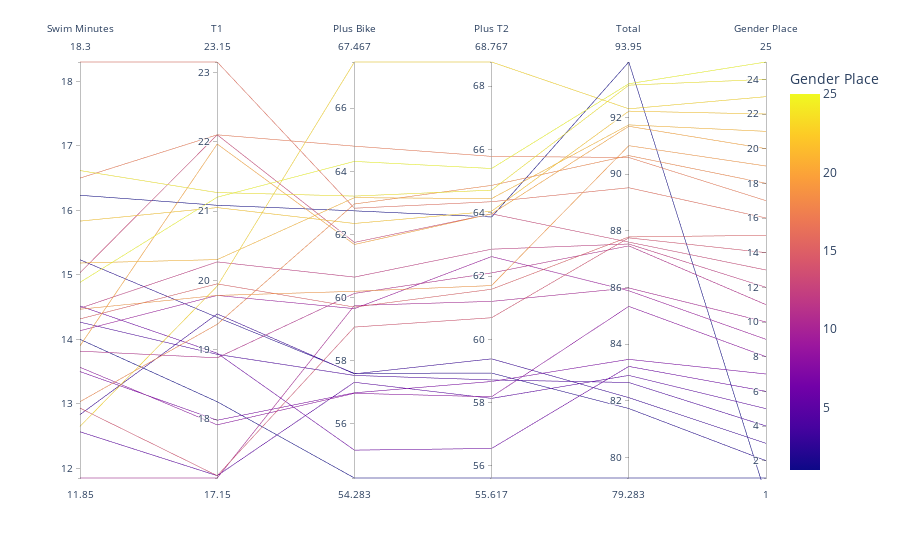

Notebook cell for this chart:
### Code cell
fig = px.parallel_coordinates(reduced2, color = "Gender Place", labels={"Swim in Minutes":"swim", "Swim+T1":"T1"})

fig.show()

### Figure 1 — Plotly figure (JSON) as saved in the notebook; plotly's stock layout.template omitted (floating-point values rounded to 4 significant figures)
{"data": [{"dimensions": [{"label": "Swim Minutes", "values": [14, 15.23, 12.83, 14.27, 12.57, 14.52, 13.5, 13.57, 14.13, 11.85, 13.82, 14.48, 15.03, 12.93, 14.32, 18.3, 16.5, 13.03, 14.47, 13.9, 15.18, 15.83, 12.65, 16.62, 14.88, 16.23]}, {"label": "T1", "values": [18.25, 19.47, 19.52, 18.93, 17.18, 18.95, 17.98, 17.92, 19.78, 17.15, 18.88, 20.27, 22.1, 17.18, 19.95, 23.15, 22.1, 19.37, 19.78, 21.97, 20.3, 21.05, 19.92, 21.27, 21.2, 21.08]}, {"label": "Plus Bike", "values": [54.28, 57.6, 57.58, 57.53, 57.32, 55.17, 56.98, 56.97, 59.65, 59.75, 60.13, 60.65, 61.75, 59.07, 59.7, 62.83, 64.8, 62.97, 60.2, 61.68, 63.17, 62.35, 67.47, 63.22, 64.32, 62.75]}, {"label": "Plus T2", "values": [55.62, 58.93, 59.38, 58.72, 58.13, 56.55, 58.67, 58.18, 62.62, 61.2, 62.1, 62.85, 63.97, 60.68, 61.58, 64.35, 65.78, 64.87, 61.7, 63.97, 64.45, 64.05, 68.77, 64.72, 65.4, 63.87]}, {"label": "Total", "values": [79.28, 81.73, 82.12, 82.65, 82.9, 83.22, 83.47, 85.33, 85.88, 85.98, 87.47, 87.53, 87.6, 87.75, 87.78, 89.52, 90.58, 90.65, 91, 91.68, 91.73, 92.22, 92.3, 93.13, 93.18, 93.95]}, {"label": "Gender Place", "values": [1, 2, 3, 4, 5, 6, 7, 8, 9, 10, 11, 12, 13, 14, 15, 16, 17, 18, 19, 20, 21, 22, 23, 24, 25, null]}], "domain": {"x": [0, 1], "y": [0, 1]}, "line": {"color": [1, 2, 3, 4, 5, 6, 7, 8, 9, 10, 11, 12, 13, 14, 15, 16, 17, 18, 19, 20, 21, 22, 23, 24, 25, null], "coloraxis": "coloraxis"}, "name": "", "type": "parcoords"}], "layout": {"autosize": true, "coloraxis": {"colorbar": {"title": {"text": "Gender Place"}}, "colorscale": [[0, "#0d0887"], [0.1111, "#46039f"], [0.2222, "#7201a8"], [0.3333, "#9c179e"], [0.4444, "#bd3786"], [0.5556, "#d8576b"], [0.6667, "#ed7953"], [0.7778, "#fb9f3a"], [0.8889, "#fdca26"], [1, "#f0f921"]]}, "legend": {"tracegroupgap": 0}, "margin": {"t": 60}}}
